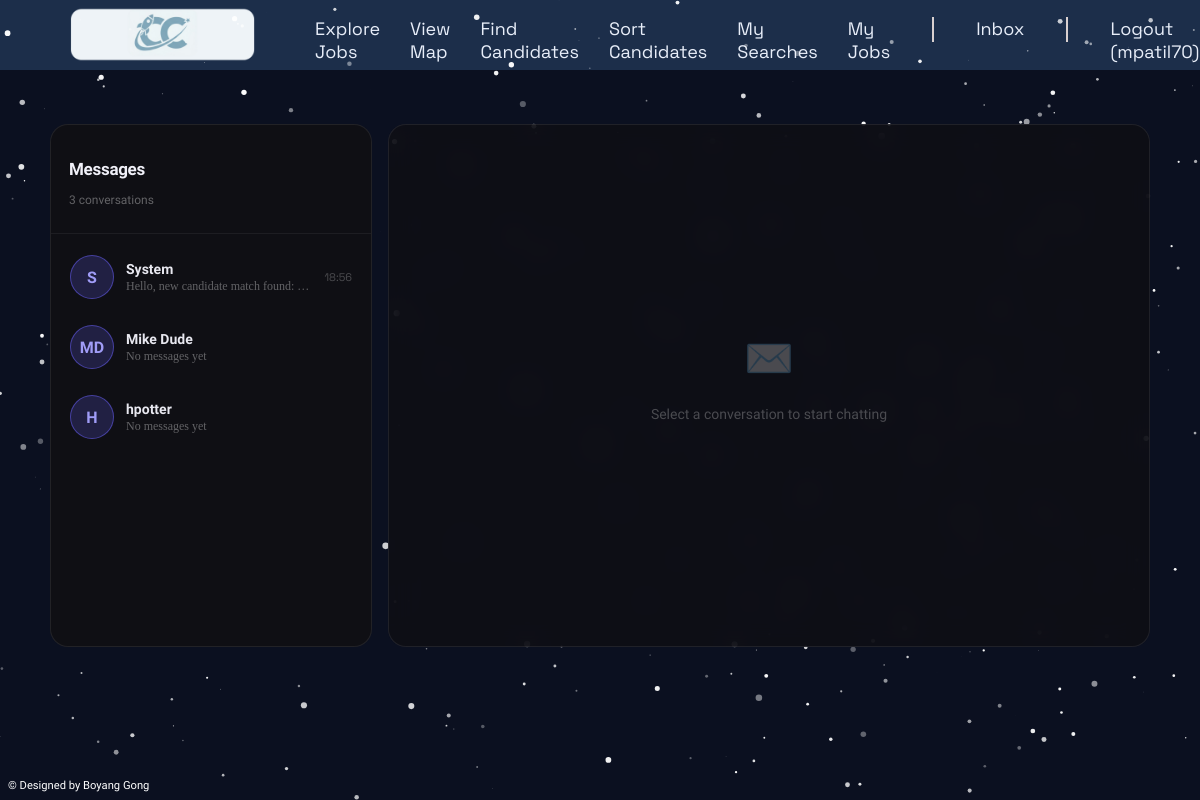
The page /message/inbox/ (signed in) on the database its author committed.
### message/models.py (models this page shows, shortened)
class Conversation(models.Model):
    recruiter = models.ForeignKey(
        Profile,
        related_name="recruiter_conversation",
        on_delete=models.CASCADE
    )
    applicant = models.ForeignKey(
        Profile,
        related_name="applicant_conversation",
        on_delete=models.CASCADE
    )
    created_at = models.DateTimeField(auto_now_add=True)
    updated_at = models.DateTimeField(auto_now=True)
    class Meta:
        unique_together = ('recruiter', 'applicant')
        ordering = ['-updated_at']

class Message(models.Model):
    conversation = models.ForeignKey(
        Conversation,
        related_name="messages",
        on_delete=models.CASCADE
    )
    sender = models.ForeignKey(
        Profile,
        related_name="sent_message",
        on_delete=models.CASCADE
    )
    body = models.TextField()
    time_stamp = models.DateTimeField(auto_now_add=True)
    is_read = models.BooleanField(default=True)
    class Meta:
        ordering = ['time_stamp']

### accounts/models.py (models this page shows, shortened)
class Profile(models.Model):
    user = models.OneToOneField(User, on_delete=models.CASCADE)
    is_recruiter = models.BooleanField(default=False, help_text="Check this box if you are a recruiter")
    headline = models.CharField(max_length=200, blank=True)
    skills = models.TextField(help_text="Comma separated list of skills", blank=True)
    education = models.TextField(help_text="Details about your education", blank=True)
    work_experience = models.TextField(help_text="Details about your work history", blank=True)
    linkedin_link = models.URLField(blank=True)
    portfolio_link = models.URLField(blank=True)
    is_public = models.BooleanField(default=True)
    address = models.CharField(max_length=300, blank=True, help_text="Street address (optional)")
    city = models.CharField(max_length=100, blank=True)
    state = models.CharField(max_length=100, blank=True)
    location_lat = models.DecimalField(decimal_places=6, max_digits=9, null=True, blank=True)
    location_long = models.DecimalField(decimal_places=6, max_digits=9, null=True, blank=True)
    notif_check = models.BooleanField(default=False)
    last_activity = models.DateTimeField(null=True, blank=True)
    total_time_on_site = models.FloatField(
        default=0.0,
        help_text="Accumulated seconds the user has spent on the site"
    )
    @property
    def display_name(self):
        full_name = self.user.get_full_name().strip()
        return full_name or self.user.username
    @property
    def initials(self):
        full_name = self.user.get_full_name().strip()
        if full_name:
            parts = [part for part in full_name.split() if part]
            if len(parts) == 1:
                return parts[0][0].upper()
            return (parts[0][0] + parts[-1][0]).upper()
        return (self.user.username[:1] or '?').upper()

### message/views.py (the view, shortened to what this page needs)
# urls.py: path('inbox/', views.inbox, name='inbox'),
@login_required
def inbox(request):
    profile = request.user.profile
    if profile.is_recruiter:
        conversations = Conversation.objects.filter(
            recruiter=profile
        ).select_related('applicant').prefetch_related('messages')
    else:
        conversations = Conversation.objects.filter(
            applicant=profile
        ).select_related('recruiter').prefetch_related('messages')
    active_conv = None
    messages = []
    other_user = None
    conv_id = request.GET.get('conv')
    return render(request, 'message/inbox.html', {
        'conversations': conversations,
        'active_conv': active_conv,
        'messages': messages,
        'other_user': other_user,
    })

### message/templates/message/inbox.html (shortened to what this page needs)
{% extends 'base.html' %}
{% load static %}
{% block content %}
<div class="messaging-wrapper">
    <div class="sidebar" id="sidebar">
        <div class="sidebar-header">
            <h2>Messages</h2>
            <p>{{ conversations|length }} conversation{{ conversations|length|pluralize }}</p>
        </div>
        <div class="conv-list">
            {% for conv in conversations %}
                {% if request.user.profile.is_recruiter %}
                    {% with other=conv.applicant %}
                    <a class="conv-item {% if active_conv and active_conv.id == conv.id %}active{% endif %}"
                       href="?conv={{ conv.id }}">
                        <div class="conv-avatar">{{ other.initials }}</div>
                        <div class="conv-details">
                            <div class="conv-name">{{ other.display_name }}</div>
                            <div class="conv-preview">
                                {% with last=conv.messages.last %}
                                    {% if last %}{{ last.body }}{% else %}No messages yet{% endif %}
                                {% endwith %}
                            </div>
                        </div>
                        <div class="conv-time">
                            {% with last=conv.messages.last %}
                                {% if last %}{{ last.time_stamp|time:"H:i" }}{% endif %}
                            {% endwith %}
                        </div>
                    </a>
                    {% endwith %}
                {% endif %}
            {% empty %}
                <div class="no-convs">
                    <span>💬</span>
                    No conversations yet
                </div>
            {% endfor %}
        </div>
    </div>
    <div class="chat-main" style="width: 200rem">
        {% if active_conv %}
            <div class="chat-header">
                <div class="chat-header-avatar">{{ other_user.initials }}</div>
                <div>
                    <div class="chat-header-name">{{ other_user.display_name }}</div>
                    <div class="chat-header-role">
                        {% if other_user.is_recruiter %}Recruiter{% else %}Applicant{% endif %}
                    </div>
                </div>
            </div>
            <div class="messages-area" id="messages">
                {% for msg in messages %}
                    <div class="message-row {% if msg.sender == request.user.profile %}sent{% else %}received{% endif %}">
                        {% if msg.sender != request.user.profile %}
                            <div class="msg-avatar">{{ msg.sender.initials }}</div>
                        {% endif %}
                        <div class="bubble">
                            {{ msg.body }}
                            <span class="bubble-time">{{ msg.time_stamp|time:"H:i" }}</span>
                        </div>
                    </div>
                {% empty %}
                    <div style="text-align:center; color:rgba(255,255,255,0.2); margin:auto; font-size:13px; font-family:'Sora',sans-serif;">
                        Say hello 👋
                    </div>
                {% endfor %}
            </div>
            <div class="input-area">
                <textarea id="message-input" class="message-input" placeholder="Type a message..." rows="1"></textarea>
                <button class="send-btn" id="send-btn">
                    <svg viewBox="0 0 24 24"><path d="M2.01 21L23 12 2.01 3 2 10l15 2-15 2z"/></svg>
                </button>
            </div>
        {% else %}
            <div class="chat-empty">
                <span>✉️</span>
                <p>Select a conversation to start chatting</p>
            </div>
        {% endif %}
    </div>
</div>
{% endblock content %}

### careerconnect/templates/base.html (shortened to what this page needs)
<!DOCTYPE html>
    <html>
    {% load static %}
    <head>
        <link rel="stylesheet" type="text/css" href="{% static 'css/style.css' %}">
    </head>
    <body>
        <nav>
            <a class="logo" href="/">
                <img src="{% static 'img/CCLogo.png' %}" alt="CareerConnect" height="225" />
            </a>
            <ul class="nav-links">
                <li><a href="{% url 'jobs:index' %}">Explore Jobs</a></li>
                {% if user.is_authenticated %}
                    {% if user.profile.is_recruiter %}
                        <li><a href="{% url 'maps.recruiter' %}">View Map</a></li>
                        <li><a href="{% url 'accounts.search' %}">Find Candidates</a></li>
                        <li><a href="{% url 'applications.kanban' %}">Sort Candidates</a></li>
                        <li><a href="{% url 'my_searches' %}">My Searches</a></li>
                        <li><a href="{% url 'jobs:recruiter_jobs' %}">My Jobs</a></li>
                        <div class="nav-divider d-none d-lg-block"></div>
                    {% else %}
                        <li><a href="{% url 'maps.index' %}">View Map</a></li>
                        <li><a href="{% url 'applications.index' %}">My Applications</a></li>
                        <li><a href="{% url 'profile.edit' %}">My Profile</a></li>
                        <div class="nav-divider d-none d-lg-block"></div>
                    {% endif %}
                    <li><a href="{% url 'inbox' %}">Inbox</a></li>
                    <div class="nav-divider d-none d-lg-block"></div>
                    <li><a href="{% url 'accounts.logout' %}">Logout ({{ user.username }})</a></li>
                {% else %}
                <li><a href="{% url 'maps.index' %}">View Map</a></li>
                <div class="nav-divider d-none d-lg-block"></div>
                <li><a href="{% url 'accounts.login' %}">Login</a></li>
                <li><a href="{% url 'accounts.signup' %}">Sign Up</a></li>
                {% endif %}
            </ul>
        </nav>
        {% block content %}
        {% endblock content %}
        <footer class="thin-footer">
            <div class="thin-footer-inner">
                <span>© Designed by Boyang Gong</span>
             </div>
        </footer>
        <canvas id="starCanvas"></canvas>
        <script>
            const canvas = document.getElementById('starCanvas');
            const ctx = canvas.getContext('2d');
            let stars = [];
            const numStars = 400;
            function resize() {
                canvas.width = window.innerWidth;
                canvas.height = window.innerHeight;
            }
            window.addEventListener('resize', resize);
            resize();
            class Star {
                constructor() {
                    this.x = Math.random() * canvas.width;
                    this.y = Math.random() * canvas.height;
                    this.baseRadius = Math.random() * 1.5;
                    this.color = `rgba(255, 255, 255, ${Math.random() * 0.7 + 0.3})`;
                    this.timer = Math.random();
                    this.pulseTimer = Math.random() * 0.05;
                    this.maxScale = 2;
                }
                update() {
                    this.timer += this.pulseTimer;
                    let pulse = Math.sin(this.timer);
                    let growth = pulse > 0 ? pulse * this.maxScale : 0;
                    this.currentRadius = this.baseRadius + growth;
                }
                draw() {
                    ctx.beginPath();
                    ctx.arc(this.x, this.y, this.currentRadius, 0, Math.PI * 2);
                    ctx.fillStyle = this.color;
                    ctx.fill();
                    ctx.closePath();
                }
            }
            function init() {
                stars = [];
                for (let i = 0; i < numStars; i++) {
                    stars.push(new Star());
                }
            }
            function animate() {
                ctx.clearRect(0, 0, canvas.width, canvas.height);
                stars.forEach(star => {
                        star.update();
                        star.draw();
                    });
                requestAnimationFrame(animate);
            }
            init();
            animate();
        </script>
    </body>
    </html>

### careerconnect/static/css/style.css (style rules this page uses)
html { height: 100%; margin: 0; }
body { background-color: #0b1020; overflow: hidden; margin: 0; min-height: 100vh; display: flex; flex-direction: column; height: 100%; }
h2 { color: #e8eef9; font-family: 'Sora', 'Times New Roman', serif; }
p { font-size: 20px; font-family: 'Sora', 'Times New Roman', serif; }
nav { display: flex; justify-content: space-between; width: 100%; align-items: center; padding: 20px 50px; position: fixed; top: 0; left: 0; box-sizing: border-box; height:70px; background-color: #1c2e4a; }
.nav-divider { width: 2px; min-width: 1px; height: 25px; align-self: stretch; background-color: rgb(216, 208, 208); margin: 0 12px; flex-shrink: 0; }
.logo { color: #e8eef9; font-size: 24px; font-weight: bold; text-decoration: none; font-family: 'Space Grotesk', 'Times New Roman', serif; }
.logo img { margin-top: 5px; }
.nav-links { list-style: none; display: flex; gap: 30px; padding-top: 9px; font-family: 'Space Grotesk', 'Times New Roman', serif; }
.nav-links a { color: #e8eef9; text-decoration: none; font-size: 18px; transition: opacity 0.2s; }
.thin-footer { width: 100%; padding: 8px; font-size: 0.7rem; font-family: 'Sora', serif; color: white; margin-top: auto; z-index: 1; align-items: center; }
.thin-footer-inner { display: flex; justify-content: left; }
* { scrollbar-width: thin; scrollbar-color: #2b2b2b #050505; }
#starCanvas { position: fixed; top: 0; left: 0; z-index: 0; pointer-events: none; }
.messaging-wrapper { display: flex; height: calc(100vh - 80px); max-height: 800px; max-width: 1100px; margin: 100px auto; padding: 24px 16px; gap: 16px; position: relative; z-index: 1; }
.sidebar { width: 320px; background: rgb(15, 15, 20); border: 1px solid rgba(255,255,255,0.08); border-radius: 18px; display: flex; flex-direction: column; overflow: hidden; }
.sidebar-header { padding: 20px 18px 14px; border-bottom: 1px solid rgba(255,255,255,0.06); }
.sidebar-header h2 { font-family: 'Sora', sans-serif; font-size: 17px; font-weight: 700; color: #f0f0f8; letter-spacing: -0.3px; }
.sidebar-header p { font-size: 12px; color: rgba(255,255,255,0.35); margin-top: 2px; }
.conv-list { flex: 1; overflow-y: auto; padding: 8px; }
.conv-item { display: flex; align-items: center; gap: 12px; padding: 12px 10px; border-radius: 12px; cursor: pointer; transition: background 0.15s; border: 1px solid transparent; text-decoration: none; }
.conv-avatar { width: 42px; height: 42px; border-radius: 50%; background: rgba(108, 99, 255, 0.2); border: 1.5px solid rgba(108, 99, 255, 0.5); display: flex; align-items: center; justify-content: center; font-size: 16px; font-weight: 700; color: #a09cf7; flex-shrink: 0; font-family: 'Sora', sans-serif; }
.conv-details { flex: 1; min-width: 0; }
.conv-name { font-size: 14px; font-weight: 600; color: #e8e8f0; font-family: 'Sora', sans-serif; }
.conv-preview { font-size: 12px; color: rgba(255,255,255,0.35); white-space: nowrap; overflow: hidden; text-overflow: ellipsis; margin-top: 2px; }
.conv-time { font-size: 11px; color: rgba(255,255,255,0.25); flex-shrink: 0; font-family: 'Space Grotesk', monospace; }
.chat-main { flex: 1; background: rgba(15, 15, 20, 0.85); border: 1px solid rgba(255,255,255,0.08); border-radius: 18px; display: flex; flex-direction: column; overflow: hidden; backdrop-filter: blur(12px); }
.chat-empty { flex: 1; display: flex; flex-direction: column; align-items: center; justify-content: center; color: rgba(255,255,255,0.25); gap: 10px; }
.chat-empty span { font-size: 40px; }
.chat-empty p { font-size: 14px; font-family: 'Sora', sans-serif; }

### rows shown on the page
Conversation: applicant.initials "S", applicant.display_name "System", messages.last.body "Hello, new candidate match found:…", messages.last.time_stamp "18:56"
Conversation: applicant.initials "MD", applicant.display_name "Mike Dude", shows "No messages yet"
Conversation: applicant.initials "H", applicant.display_name "hpotter", shows "No messages yet"

### other values the page prints
{{ user.username }} "mpatil70"
{{ conversations|length }} "3"
